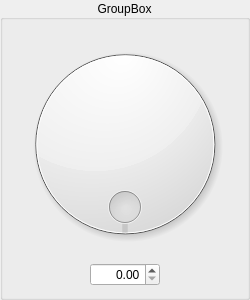
<?xml version="1.0" encoding="UTF-8"?>
<ui version="4.0">
 <class>UI_SingleChannelKnobBox</class>
 <widget class="QGroupBox" name="UI_SingleChannelKnobBox">
  <property name="geometry">
   <rect>
    <x>0</x>
    <y>0</y>
    <width>250</width>
    <height>300</height>
   </rect>
  </property>
  <property name="minimumSize">
   <size>
    <width>0</width>
    <height>0</height>
   </size>
  </property>
  <property name="maximumSize">
   <size>
    <width>16777215</width>
    <height>16777215</height>
   </size>
  </property>
  <property name="windowTitle">
   <string>GroupBox</string>
  </property>
  <property name="title">
   <string>GroupBox</string>
  </property>
  <property name="alignment">
   <set>Qt::AlignCenter</set>
  </property>
  <layout class="QGridLayout" name="gridLayout">
   <item row="1" column="0">
    <spacer name="horizontalSpacer">
     <property name="orientation">
      <enum>Qt::Horizontal</enum>
     </property>
     <property name="sizeType">
      <enum>QSizePolicy::Minimum</enum>
     </property>
     <property name="sizeHint" stdset="0">
      <size>
       <width>40</width>
       <height>20</height>
      </size>
     </property>
    </spacer>
   </item>
   <item row="1" column="2">
    <spacer name="horizontalSpacer_2">
     <property name="orientation">
      <enum>Qt::Horizontal</enum>
     </property>
     <property name="sizeType">
      <enum>QSizePolicy::Minimum</enum>
     </property>
     <property name="sizeHint" stdset="0">
      <size>
       <width>40</width>
       <height>20</height>
      </size>
     </property>
    </spacer>
   </item>
   <item row="0" column="0" colspan="3">
    <widget class="SkinnedDial" name="knbValue">
     <property name="focusPolicy">
      <enum>Qt::NoFocus</enum>
     </property>
     <property name="toolTip">
      <string/>
     </property>
     <property name="whatsThis">
      <string/>
     </property>
     <property name="wrapping">
      <bool>true</bool>
     </property>
     <property name="notchTarget">
      <double>3.700000000000000</double>
     </property>
     <property name="notchesVisible">
      <bool>false</bool>
     </property>
     <property name="backgroundImage">
      <pixmap resource="../../resource/resource.qrc">:/images/back/dial-back.png</pixmap>
     </property>
     <property name="needleImage">
      <pixmap resource="../../resource/resource.qrc">:/images/needle/dial-pointer.png</pixmap>
     </property>
     <property name="maxAngle">
      <number>180</number>
     </property>
    </widget>
   </item>
   <item row="1" column="1">
    <widget class="FmtSpinBox" name="sbxValue">
     <property name="toolTip">
      <string/>
     </property>
     <property name="whatsThis">
      <string/>
     </property>
     <property name="alignment">
      <set>Qt::AlignRight|Qt::AlignTrailing|Qt::AlignVCenter</set>
     </property>
     <property name="fmt">
      <string>%-2.1f</string>
     </property>
    </widget>
   </item>
  </layout>
 </widget>
 <customwidgets>
  <customwidget>
   <class>FmtSpinBox</class>
   <extends>QDoubleSpinBox</extends>
   <header>fmtspinbox.h</header>
  </customwidget>
  <customwidget>
   <class>SkinnedDial</class>
   <extends>QDial</extends>
   <header>skinneddial.h</header>
  </customwidget>
 </customwidgets>
 <resources>
  <include location="../../resource/resource.qrc"/>
 </resources>
 <connections/>
</ui>
